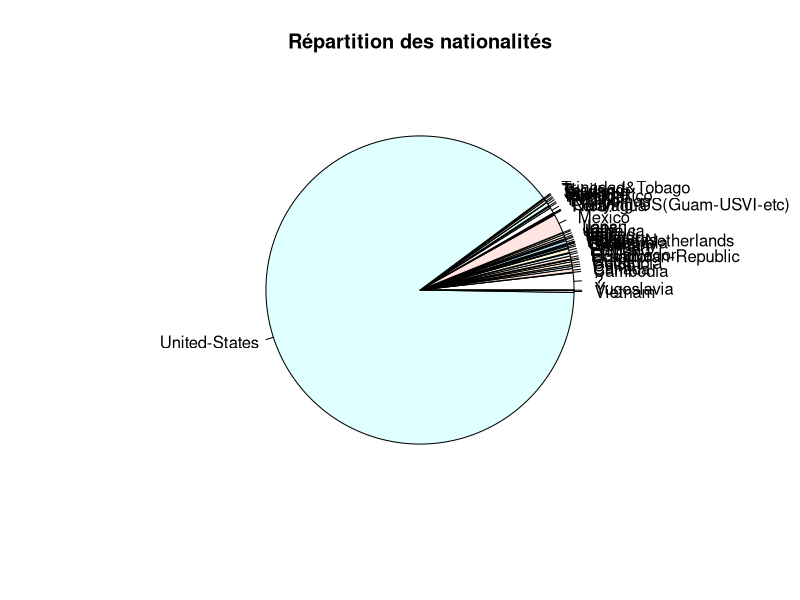
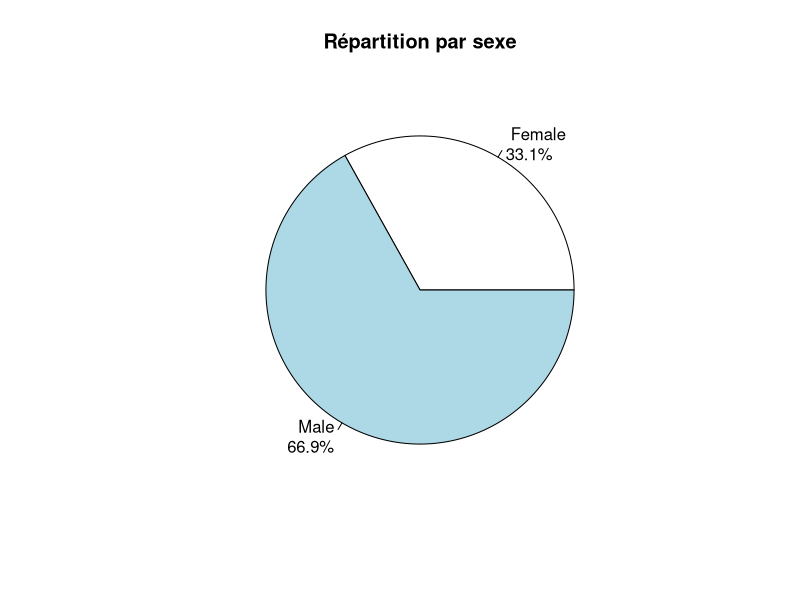
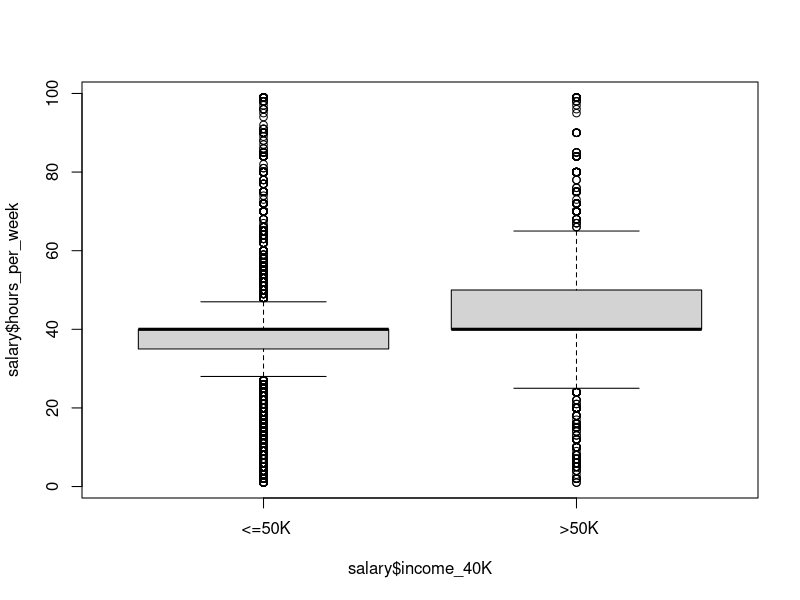
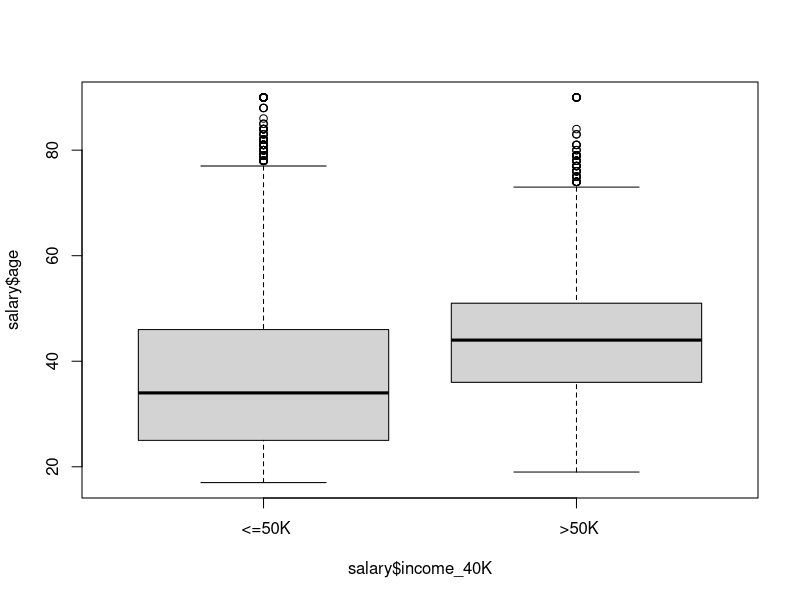

R code for these plots, in order:
## ---- chunk 1
salary <- read.csv("Salarie.csv")
## ---- chunk 2
# Compter le nombre d'éléments par type dans chaque colonne
count_by_type <- lapply(salary, table)

# Afficher les résultats
print(count_by_type)
## ---- chunk 3
summary(salary$workclass[salary$workclass == " ?"])
summary(salary$workclass[salary$occupation == " ?"])
summary(salary$workclass[salary$native_country == " ?"])
## ---- chunk 4
summary(salary)
str(salary)
## ---- chunk 5
head(salary)
tail(salary)
## ---- chunk 6
View(salary)
## ---- chunk 7
colonnes <- ncol(salary)
colnames(salary)

lignes <- nrow(salary)

sprintf("Le dataframe a %d lignes et %d colonnes.", lignes, colonnes)
## ---- chunk 8
valeurs_manquantes_par_colonne <- colSums(is.na(salary))
print(valeurs_manquantes_par_colonne)
## ---- chunk 9
nationalite <- unique(salary$native_country)
print(nationalite)

table_nationalites <- table(salary$native_country)

# Créer un diagramme en camembert avec la fonction pie()
pie(table_nationalites, labels = names(table_nationalites), main = "Répartition des nationalités")

# Afficher le nombre de lignes par nationalité
print(table_nationalites)
## ---- chunk 10
table_sexe <- table(salary$sex)
pourcentages <- round(100 * table_sexe / sum(table_sexe), 1)
pie(table_sexe, labels = sprintf("%s\n%.1f%%", names(table_sexe), pourcentages), main = "Répartition par sexe")
## ---- chunk 11
table_marital <- table(salary$marital_status)
print(table_marital)

## ---- chunk 12
boxplot(salary$hours_per_week ~ salary$income_40K, data = salary)
boxplot(salary$age ~ salary$income_40K, data = salary)


salary$sex_binary <- ifelse(salary$sex == " Male", 1, 0)

